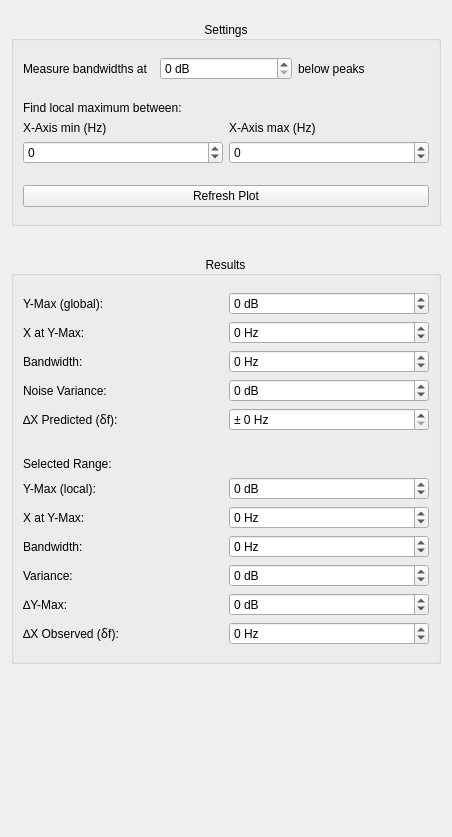
              <widget class="QWidget" name="scrollAreaWidgetContents_2">
               <property name="geometry">
                <rect>
                 <x>0</x>
                 <y>0</y>
                 <width>452</width>
                 <height>837</height>
                </rect>
               </property>
               <layout class="QVBoxLayout" name="verticalLayout_5">
                <item>
                 <layout class="QVBoxLayout" name="verticalLayout_4">
                  <property name="spacing">
                   <number>30</number>
                  </property>
                  <property name="topMargin">
                   <number>10</number>
                  </property>
                  <property name="bottomMargin">
                   <number>22</number>
                  </property>
                  <item>
                   <widget class="QGroupBox" name="group_settings">
                    <property name="title">
                     <string>Settings</string>
                    </property>
                    <property name="alignment">
                     <set>Qt::AlignCenter</set>
                    </property>
                    <layout class="QGridLayout" name="gridLayout_8">
                     <property name="topMargin">
                      <number>16</number>
                     </property>
                     <property name="bottomMargin">
                      <number>16</number>
                     </property>
                     <item row="0" column="0">
                      <layout class="QVBoxLayout" name="verticalLayout_2">
                       <item>
                        <layout class="QHBoxLayout" name="horizontalLayout_2">
                         <item>
                          <widget class="QLabel" name="label">
                           <property name="text">
                            <string>Measure bandwidths at</string>
                           </property>
                          </widget>
                         </item>
                         <item>
                          <widget class="QDoubleSpinBox" name="spin_measure_bandwidth_below">
                           <property name="suffix">
                            <string> dB</string>
                           </property>
                           <property name="decimals">
                            <number>0</number>
                           </property>
                           <property name="maximum">
                            <double>1000.000000000000000</double>
                           </property>
                          </widget>
                         </item>
                         <item>
                          <widget class="QLabel" name="label_2">
                           <property name="text">
                            <string>below peaks</string>
                           </property>
                          </widget>
                         </item>
                        </layout>
                       </item>
                       <item>
                        <spacer name="verticalSpacer_2">
                         <property name="orientation">
                          <enum>Qt::Vertical</enum>
                         </property>
                         <property name="sizeType">
                          <enum>QSizePolicy::Fixed</enum>
                         </property>
                         <property name="sizeHint" stdset="0">
                          <size>
                           <width>20</width>
                           <height>15</height>
                          </size>
                         </property>
                        </spacer>
                       </item>
                       <item>
                        <widget class="QLabel" name="label_3">
                         <property name="text">
                          <string>Find local maximum between:</string>
                         </property>
                        </widget>
                       </item>
                       <item>
                        <layout class="QGridLayout" name="gridLayout_10">
                         <item row="1" column="0">
                          <widget class="QDoubleSpinBox" name="spin_x_min">
                           <property name="decimals">
                            <number>0</number>
                           </property>
                           <property name="minimum">
                            <double>-10000.000000000000000</double>
                           </property>
                           <property name="maximum">
                            <double>10000.000000000000000</double>
                           </property>
                          </widget>
                         </item>
                         <item row="1" column="1">
                          <widget class="QDoubleSpinBox" name="spin_x_max">
                           <property name="decimals">
                            <number>0</number>
                           </property>
                           <property name="minimum">
                            <double>-10000.000000000000000</double>
                           </property>
                           <property name="maximum">
                            <double>10000.000000000000000</double>
                           </property>
                          </widget>
                         </item>
                         <item row="0" column="0">
                          <widget class="QLabel" name="label_4">
                           <property name="text">
                            <string>X-Axis min (Hz)</string>
                           </property>
                          </widget>
                         </item>
                         <item row="0" column="1">
                          <widget class="QLabel" name="label_5">
                           <property name="text">
                            <string>X-Axis max (Hz)</string>
                           </property>
                          </widget>
                         </item>
                        </layout>
                       </item>
                       <item>
                        <spacer name="verticalSpacer_3">
                         <property name="orientation">
                          <enum>Qt::Vertical</enum>
                         </property>
                         <property name="sizeHint" stdset="0">
                          <size>
                           <width>20</width>
                           <height>15</height>
                          </size>
                         </property>
                        </spacer>
                       </item>
                       <item>
                        <widget class="QPushButton" name="pushButton">
                         <property name="text">
                          <string>Refresh Plot</string>
                         </property>
                        </widget>
                       </item>
                      </layout>
                     </item>
                    </layout>
                   </widget>
                  </item>
                  <item>
                   <widget class="QGroupBox" name="group_results">
                    <property name="title">
                     <string>Results</string>
                    </property>
                    <property name="alignment">
                     <set>Qt::AlignCenter</set>
                    </property>
                    <layout class="QGridLayout" name="gridLayout_12">
                     <property name="topMargin">
                      <number>16</number>
                     </property>
                     <property name="bottomMargin">
                      <number>16</number>
                     </property>
                     <item row="0" column="0">
                      <layout class="QGridLayout" name="gridLayout_11">
                       <item row="4" column="0">
                        <widget class="QLabel" name="label_10">
                         <property name="text">
                          <string>∆X Predicted (ẟf):</string>
                         </property>
                        </widget>
                       </item>
                       <item row="2" column="1">
                        <widget class="QDoubleSpinBox" name="spin_bandwidth_global">
                         <property name="suffix">
                          <string> Hz</string>
                         </property>
                         <property name="decimals">
                          <number>0</number>
                         </property>
                         <property name="minimum">
                          <double>-1000.000000000000000</double>
                         </property>
                         <property name="maximum">
                          <double>1000.000000000000000</double>
                         </property>
                        </widget>
                       </item>
                       <item row="0" column="1">
                        <widget class="QDoubleSpinBox" name="spin_ymax_global">
                         <property name="suffix">
                          <string> dB</string>
                         </property>
                         <property name="decimals">
                          <number>0</number>
                         </property>
                         <property name="minimum">
                          <double>-1000.000000000000000</double>
                         </property>
                         <property name="maximum">
                          <double>1000.000000000000000</double>
                         </property>
                        </widget>
                       </item>
                       <item row="7" column="1">
                        <widget class="QDoubleSpinBox" name="spin_ymax_local">
                         <property name="suffix">
                          <string> dB</string>
                         </property>
                         <property name="decimals">
                          <number>0</number>
                         </property>
                         <property name="minimum">
                          <double>-1000.000000000000000</double>
                         </property>
                         <property name="maximum">
                          <double>1000.000000000000000</double>
                         </property>
                        </widget>
                       </item>
                       <item row="3" column="1">
                        <widget class="QDoubleSpinBox" name="spin_noise_variance_global">
                         <property name="suffix">
                          <string> dB</string>
                         </property>
                         <property name="decimals">
                          <number>0</number>
                         </property>
                         <property name="minimum">
                          <double>-1000.000000000000000</double>
                         </property>
                         <property name="maximum">
                          <double>1000.000000000000000</double>
                         </property>
                        </widget>
                       </item>
                       <item row="7" column="0">
                        <widget class="QLabel" name="label_12">
                         <property name="text">
                          <string>Y-Max (local):</string>
                         </property>
                        </widget>
                       </item>
                       <item row="4" column="1">
                        <widget class="QDoubleSpinBox" name="spin_delta_x_predict">
                         <property name="prefix">
                          <string>± </string>
                         </property>
                         <property name="suffix">
                          <string> Hz</string>
                         </property>
                         <property name="decimals">
                          <number>0</number>
                         </property>
                         <property name="minimum">
                          <double>0.000000000000000</double>
                         </property>
                         <property name="maximum">
                          <double>1000.000000000000000</double>
                         </property>
                        </widget>
                       </item>
                       <item row="0" column="0">
                        <widget class="QLabel" name="label_6">
                         <property name="text">
                          <string>Y-Max (global):</string>
                         </property>
                        </widget>
                       </item>
                       <item row="9" column="0">
                        <widget class="QLabel" name="label_14">
                         <property name="text">
                          <string>Bandwidth:</string>
                         </property>
                        </widget>
                       </item>
                       <item row="10" column="0">
                        <widget class="QLabel" name="label_15">
                         <property name="text">
                          <string>Variance:</string>
                         </property>
                        </widget>
                       </item>
                       <item row="12" column="1">
                        <widget class="QDoubleSpinBox" name="spin_delta_x_observed">
                         <property name="suffix">
                          <string> Hz</string>
                         </property>
                         <property name="decimals">
                          <number>0</number>
                         </property>
                         <property name="minimum">
                          <double>-1000.000000000000000</double>
                         </property>
                         <property name="maximum">
                          <double>1000.000000000000000</double>
                         </property>
                        </widget>
                       </item>
                       <item row="2" column="0">
                        <widget class="QLabel" name="label_8">
                         <property name="text">
                          <string>Bandwidth:</string>
                         </property>
                        </widget>
                       </item>
                       <item row="11" column="1">
                        <widget class="QDoubleSpinBox" name="spin_delta_y">
                         <property name="suffix">
                          <string> dB</string>
                         </property>
                         <property name="decimals">
                          <number>0</number>
                         </property>
                         <property name="minimum">
                          <double>-1000.000000000000000</double>
                         </property>
                         <property name="maximum">
                          <double>1000.000000000000000</double>
                         </property>
                        </widget>
                       </item>
                       <item row="1" column="0">
                        <widget class="QLabel" name="label_7">
                         <property name="text">
                          <string>X at Y-Max:</string>
                         </property>
                        </widget>
                       </item>
                       <item row="8" column="0">
                        <widget class="QLabel" name="label_13">
                         <property name="text">
                          <string>X at Y-Max:</string>
                         </property>
                        </widget>
                       </item>
                       <item row="11" column="0">
                        <widget class="QLabel" name="label_16">
                         <property name="text">
                          <string>∆Y-Max:</string>
                         </property>
                        </widget>
                       </item>
                       <item row="12" column="0">
                        <widget class="QLabel" name="label_17">
                         <property name="text">
                          <string>∆X Observed (ẟf):</string>
                         </property>
                        </widget>
                       </item>
                       <item row="3" column="0">
                        <widget class="QLabel" name="label_9">
                         <property name="text">
                          <string>Noise Variance:</string>
                         </property>
                        </widget>
                       </item>
                       <item row="6" column="0">
                        <widget class="QLabel" name="label_11">
                         <property name="text">
                          <string>Selected Range:</string>
                         </property>
                        </widget>
                       </item>
                       <item row="1" column="1">
                        <widget class="QDoubleSpinBox" name="spin_x_at_ymax_global">
                         <property name="suffix">
                          <string> Hz</string>
                         </property>
                         <property name="decimals">
                          <number>0</number>
                         </property>
                         <property name="minimum">
                          <double>-1000.000000000000000</double>
                         </property>
                         <property name="maximum">
                          <double>1000.000000000000000</double>
                         </property>
                        </widget>
                       </item>
                       <item row="9" column="1">
                        <widget class="QDoubleSpinBox" name="spin_bandwidth_local">
                         <property name="suffix">
                          <string> Hz</string>
                         </property>
                         <property name="decimals">
                          <number>0</number>
                         </property>
                         <property name="minimum">
                          <double>-1000.000000000000000</double>
                         </property>
                         <property name="maximum">
                          <double>1000.000000000000000</double>
                         </property>
                        </widget>
                       </item>
                       <item row="10" column="1">
                        <widget class="QDoubleSpinBox" name="spin_variance_local">
                         <property name="suffix">
                          <string> dB</string>
                         </property>
                         <property name="decimals">
                          <number>0</number>
                         </property>
                         <property name="minimum">
                          <double>-1000.000000000000000</double>
                         </property>
                         <property name="maximum">
                          <double>1000.000000000000000</double>
                         </property>
                        </widget>
                       </item>
                       <item row="8" column="1">
                        <widget class="QDoubleSpinBox" name="spin_x_at_ymax_local">
                         <property name="suffix">
                          <string> Hz</string>
                         </property>
                         <property name="decimals">
                          <number>0</number>
                         </property>
                         <property name="minimum">
                          <double>-1000.000000000000000</double>
                         </property>
                         <property name="maximum">
                          <double>1000.000000000000000</double>
                         </property>
                        </widget>
                       </item>
                       <item row="5" column="0">
                        <spacer name="verticalSpacer">
                         <property name="orientation">
                          <enum>Qt::Vertical</enum>
                         </property>
                         <property name="sizeType">
                          <enum>QSizePolicy::Fixed</enum>
                         </property>
                         <property name="sizeHint" stdset="0">
                          <size>
                           <width>20</width>
                           <height>20</height>
                          </size>
                         </property>
                        </spacer>
                       </item>
                      </layout>
                     </item>
                    </layout>
                   </widget>
                  </item>
                  <item>
                   <spacer name="verticalSpacer_5">
                    <property name="orientation">
                     <enum>Qt::Vertical</enum>
                    </property>
                    <property name="sizeHint" stdset="0">
                     <size>
                      <width>20</width>
                      <height>10</height>
                     </size>
                    </property>
                   </spacer>
                  </item>
                 </layout>
                </item>
               </layout>
              </widget>
